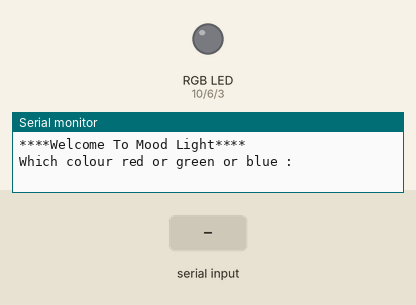
Recording of a sketch running on a simulated Arduino Uno, built with avr-gcc and run on an emulated ATmega328P. Parts: an RGB LED mixed from three pins (HIGH = lit), the last lines printed to the serial monitor. The test bench sets the inputs (shaded band).

Above: at 1.2 s.
1.3 s: "red\n" received over Serial
At 2.4 s:
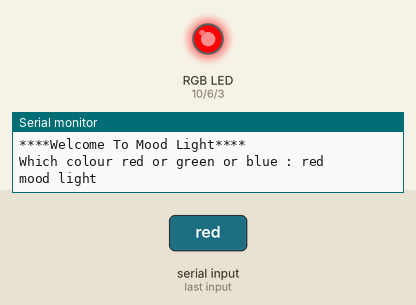
At 4.35 s:
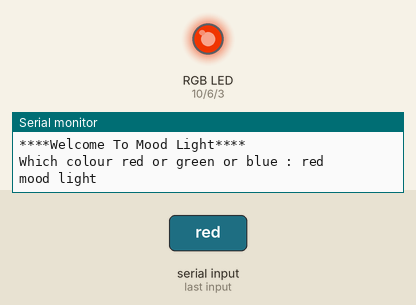
Timing chart, 0 to 22.1 s (numbered marks = the images above; inputs shaded):
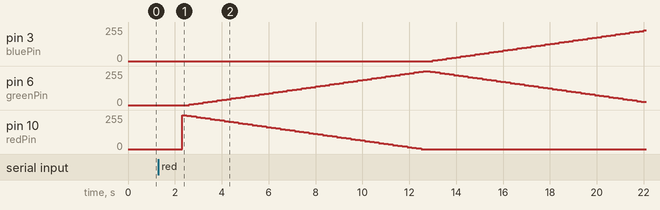

Measured:
- after the input at 1.3 s, pin 3 (bluePin): moves from 0/255 to 230/255 over 9.0 s, starting after 11.7 s; pin 6 (greenPin): rises from 0/255 to 255/255 in 10.0 s, then falls to 25/255 in 9.3 s; pin 10 (redPin): 0/255 → 255/255 after 1.0 s, → 250/255 0.20 s later, → 245/255 0.20 s later, → 240/255 0.20 s later, … (52 changes in this stretch)

The sketch:

Mood_Light.ino
```cpp
int redPin=10,greenPin=6,bluePin=3;
String colour;
void setup() {
 Serial.begin(9600);
 pinMode(redPin,OUTPUT);
 pinMode(greenPin,OUTPUT);
 pinMode(bluePin,OUTPUT);
}

void loop() {
  Serial.println("****Welcome To Mood Light****");
  Serial.print("Which colour red or green or blue : ");
  while(Serial.available()==0){} //renk girilene kadar bekle.
  colour=Serial.readString(); //kullanıcıdan renk alındı.
  colour.trim(); //colour stringinde boşluk varsa temizle.
  Serial.print(colour);
  Serial.print("\n");

  if(colour.equals("red")){ //eğer renk red ise
    Serial.println("mood light");
    for(int i=255;i>=0;i-=5){
      analogWrite(redPin,i); //red rengini en son parlaklıktan sönene kadar yak.
      delay(100);
      analogWrite(greenPin,255-i); //green rengini sönük halden en yüksek parlaklığa kadar yak.
      delay(100);
    }
    for(int i=255;i>=0;i-=5){
      analogWrite(greenPin,i); //green rengini en son parlaklıktan sönene kadar yak.
      delay(100);
      analogWrite(bluePin,255-i); //blue rengini sönük halden en yüksek parlaklığa kadar yak.
      delay(100);
    }
    for(int i=255;i>=0;i-=5){
      analogWrite(bluePin,i); //blue rengini en son parlaklıktan sönene kadar yak.
      delay(100);
      analogWrite(redPin,255-i); //red rengini sönük halden en yüksek parlaklığa kadar yak.
      delay(100);
    }
  }
  else if(colour.equals("blue")){ //renk blue ise sadece blue yakar.
    analogWrite(bluePin,150);
    analogWrite(redPin,0);
    analogWrite(greenPin,0);
  }
  else if(colour.equals("green")){ //renk green ise sadece green yakar.
    analogWrite(greenPin,150);
    analogWrite(bluePin,0);
    analogWrite(redPin,0);
  }
  else{
    Serial.println("You should any colour from red or green or blue!!"); //geçersiz bir renk veya karakter durumunda ekrana yazdır.
  }

  delay(1000); //bir sonraki renk komutunu alana kadar 1 saniye(1000 milisaniye) bekle.
}
```
